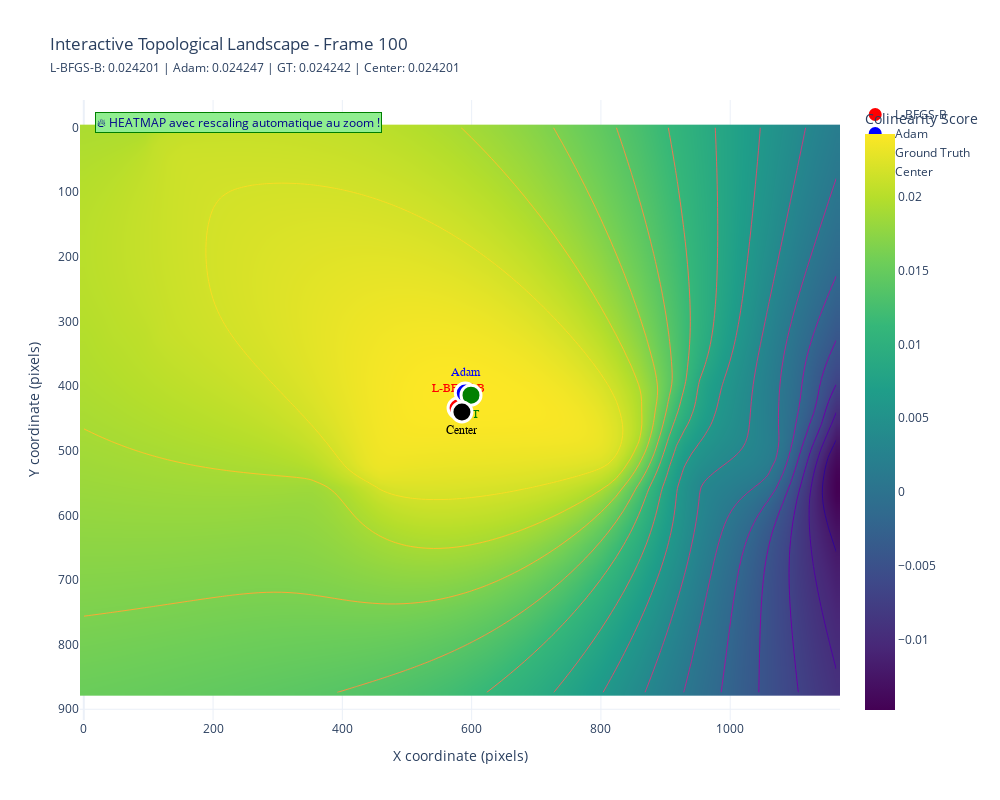

Write notebook code for a chart like this one.
### Code cell
# ==========================================
# CHOISIR LA FRAME ICI
# ==========================================
frame_idx = 100  # Changer cette valeur pour tester différentes frames

# ==========================================
# TRAITEMENT AUTOMATIQUE
# ==========================================
print(f"Analyse de la frame {frame_idx}")

# Charger flow et label pour cette frame (sécurisé)
flow = flows[frame_idx]
if frame_idx < len(labels):
    label = labels[frame_idx]
else:
    print(f"Attention: pas de label pour frame {frame_idx}, utilisation du centre")
    label = (flow.shape[1]//2, flow.shape[0]//2)

print(f"Flow shape: {flow.shape}")
print(f"Ground truth label: {label}")

# Filtrer le flow
ffilter = FlowFilterSample()
ffilter.config['filtering']['norm']['is_used'] = True
ffilter.config['filtering']['norm']['min_threshold'] = 13
ffilter.config['filtering']['colinearity']['is_used'] = True
ffilter.config['filtering']['colinearity']['min_threshold'] = 0.7
fflow = ffilter.filter(flow)

# Optimisation Adam
starting_point = mx.array((flow.shape[1]//2, flow.shape[0]//2))
pred_adam = adam_optimize_single(fflow, starting_point, plateau_patience=10)
print(f"Adam result: ({pred_adam[0]:.1f}, {pred_adam[1]:.1f})")

# Optimisation L-BFGS-B
vpe = BatchCollinearityScorer(flow.shape[1], flow.shape[0], use_max_distance=False, use_reoptimization=False)
pred_lgbt = vpe.find_vanishing_point_lbfgsb(fflow, visualize=False)
print(f"L-BFGS-B result: ({pred_lgbt[0]:.1f}, {pred_lgbt[1]:.1f})")

# Centre de l'image
center_point = (flow.shape[1]//2, flow.shape[0]//2)
print(f"Center point: {center_point}")

# Calcul des scores
score_adam = vpe.colin_score(fflow, pred_adam)
score_lgbt = vpe.colin_score(fflow, pred_lgbt)
score_label = vpe.colin_score(fflow, label)
score_center = vpe.colin_score(fflow, center_point)

print(f"\n=== SCORES DE COLINEARITE ===")
print(f"Adam:        {score_adam:.6f}")
print(f"L-BFGS-B:    {score_lgbt:.6f}")
print(f"Ground Truth: {score_label:.6f}")
print(f"Center:      {score_center:.6f}")

# ==========================================
# VISUALISATION TOPOGRAPHIQUE
# ==========================================
import numpy as np
import matplotlib.pyplot as plt

# Zone sur toute l'image
x_min = 0
x_max = flow.shape[1]  # Largeur complète
y_min = 0
y_max = flow.shape[0]  # Hauteur complète

print(f"\nZone topographique: X=[{x_min:.0f}, {x_max:.0f}], Y=[{y_min:.0f}, {y_max:.0f}]")
print(f"Résolution de l'image: {flow.shape[1]} x {flow.shape[0]}")

# Grille de calcul (plus sparse pour toute l'image)
x = np.linspace(x_min, x_max, 100)
y = np.linspace(y_min, y_max, 100)
X, Y = np.meshgrid(x, y)

print("Calcul du landscape...")
Z = np.zeros_like(X)
for i in range(len(x)):
    for j in range(len(y)):
        # Convertir en float32 pour MLX
        point = (float(X[j,i]), float(Y[j,i]))
        Z[j,i] = vpe.colin_score(fflow, point)

# Visualisation interactive avec Plotly
import plotly.graph_objects as go
from plotly.subplots import make_subplots

fig = go.Figure()

# Heatmap au lieu de contours pour un meilleur rescaling
fig.add_trace(go.Heatmap(
    x=x,
    y=y, 
    z=Z,
    colorscale='Viridis',
    showscale=True,
    colorbar=dict(title="Colinearity Score"),
    hovertemplate='X: %{x:.1f}<br>Y: %{y:.1f}<br>Score: %{z:.6f}<extra></extra>',
    zauto=True,  # 🎯 RESCALING FONCTIONNEL avec heatmap !
    zsmooth='best'  # Lissage pour une meilleure apparence
))

# Ajouter des contours par-dessus pour les lignes de niveau
fig.add_trace(go.Contour(
    x=x,
    y=y, 
    z=Z,
    showscale=False,  # Pas de colorbar supplémentaire
    contours=dict(
        showlines=True,
        coloring='lines',  # Juste les lignes, pas de remplissage
        start=Z.min(),
        end=Z.max(),
        size=(Z.max() - Z.min()) / 15  # 15 niveaux
    ),
    line=dict(color='white', width=1),
    hoverinfo='skip'  # Pas de hover sur les lignes
))

# Points avec décalage pour éviter la superposition
offset = 3  # Décalage en pixels pour séparer les points

fig.add_trace(go.Scatter(
    x=[pred_lgbt[0] - offset], y=[pred_lgbt[1] - offset], 
    mode='markers+text',
    marker=dict(color='red', size=20, symbol='circle', line=dict(color='white', width=3)),
    text=['L-BFGS-B'],
    textposition='top center',
    textfont=dict(color='red', size=12, family='Arial Black'),
    name=f'L-BFGS-B',
    hovertemplate='L-BFGS-B<br>X: %{x:.1f}<br>Y: %{y:.1f}<br>Score: ' + f'{score_lgbt:.6f}<extra></extra>'
))

fig.add_trace(go.Scatter(
    x=[pred_adam[0] + offset], y=[pred_adam[1] - offset], 
    mode='markers+text',
    marker=dict(color='blue', size=20, symbol='circle', line=dict(color='white', width=3)),
    text=['Adam'],
    textposition='top center',
    textfont=dict(color='blue', size=12, family='Arial Black'),
    name=f'Adam',
    hovertemplate='Adam<br>X: %{x:.1f}<br>Y: %{y:.1f}<br>Score: ' + f'{score_adam:.6f}<extra></extra>'
))

fig.add_trace(go.Scatter(
    x=[label[0] - offset], y=[label[1] + offset], 
    mode='markers+text',
    marker=dict(color='green', size=20, symbol='circle', line=dict(color='white', width=3)),
    text=['GT'],
    textposition='bottom center',
    textfont=dict(color='green', size=12, family='Arial Black'),
    name=f'Ground Truth',
    hovertemplate='Ground Truth<br>X: %{x:.1f}<br>Y: %{y:.1f}<br>Score: ' + f'{score_label:.6f}<extra></extra>'
))

fig.add_trace(go.Scatter(
    x=[center_point[0] + offset], y=[center_point[1] + offset], 
    mode='markers+text',
    marker=dict(color='black', size=20, symbol='circle', line=dict(color='white', width=3)),
    text=['Center'],
    textposition='bottom center',
    textfont=dict(color='black', size=12, family='Arial Black'),
    name=f'Center',
    hovertemplate='Center<br>X: %{x:.1f}<br>Y: %{y:.1f}<br>Score: ' + f'{score_center:.6f}<extra></extra>'
))

# Configuration du layout
title_text = f'Interactive Topological Landscape - Frame {frame_idx}<br>' + \
             f'<span style="font-size:12px">L-BFGS-B: {score_lgbt:.6f} | Adam: {score_adam:.6f} | GT: {score_label:.6f} | Center: {score_center:.6f}</span>'

fig.update_layout(
    title=title_text,
    xaxis_title='X coordinate (pixels)',
    yaxis_title='Y coordinate (pixels)',
    width=1000,
    height=800,
    showlegend=True,
    # Inverser l'axe Y pour correspondre aux coordonnées image
    yaxis=dict(autorange='reversed'),
    # Conserver le ratio d'aspect
    yaxis_scaleanchor="x",
    template='plotly_white'
)

# Annotation informative
fig.add_annotation(
    text="🔥 HEATMAP avec rescaling automatique au zoom !",
    xref="paper", yref="paper",
    x=0.02, y=0.98,
    showarrow=False,
    font=dict(size=12, color="darkblue"),
    bgcolor="lightgreen",
    bordercolor="green",
    borderwidth=1
)

# Pas besoin de mise à jour des contours avec la heatmap

fig.show()

print(f"\n🎯 Visualisation interactive avec rescaling automatique !")
print("💡 Fonctionnalités améliorées :")
print("   - 🔍 Zoom: sélection ou molette")
print("   - 🎨 RESCALING AUTO: les couleurs s'adaptent au zoom") 
print("   - 📐 Pan: cliquer-glisser") 
print("   - 🔄 Reset: double-clic")
print("   - 📊 Hover: valeurs précises")
print("   - 📏 Labels de contours: visibles sur les lignes")

print(f"\nVisualisation terminée pour la frame {frame_idx}!")

### Figure 1 — Plotly figure (JSON) as saved in the notebook; plotly's stock layout.template omitted (floating-point values rounded to 4 significant figures; data arrays with more than 128 entries replaced by an {"elided": "..."} marker saying what was removed)
{"data": [{"colorbar": {"title": {"text": "Colinearity Score"}}, "colorscale": [[0, "#440154"], [0.1111, "#482878"], [0.2222, "#3e4989"], [0.3333, "#31688e"], [0.4444, "#26828e"], [0.5556, "#1f9e89"], [0.6667, "#35b779"], [0.7778, "#6ece58"], [0.8889, "#b5de2b"], [1, "#fde725"]], "hovertemplate": "X: %{x:.1f}<br>Y: %{y:.1f}<br>Score: %{z:.6f}<extra></extra>", "showscale": true, "type": "heatmap", "x": [0.0, 11.76, 23.52, 35.27, 47.03, 58.79, 70.55, 82.3, 94.06, 105.8, 117.6, 129.3, 141.1, 152.8, 164.6, 176.4, 188.1, 199.9, 211.6, 223.4, 235.2, 246.9, 258.7, 270.4, 282.2, 293.9, 305.7, 317.5, 329.2, 341.0, 352.7, 364.5, 376.2, 388.0, 399.8, 411.5, 423.3, 435.0, 446.8, 458.5, 470.3, 482.1, 493.8, 505.6, 517.3, 529.1, 540.8, 552.6, 564.4, 576.1, 587.9, 599.6, 611.4, 623.2, 634.9, 646.7, 658.4, 670.2, 681.9, 693.7, 705.5, 717.2, 729.0, 740.7, 752.5, 764.2, 776.0, 787.8, 799.5, 811.3, 823.0, 834.8, 846.5, 858.3, 870.1, 881.8, 893.6, 905.3, 917.1, 928.8, 940.6, 952.4, 964.1, 975.9, 987.6, 999.4, 1011.0, 1023.0, 1035.0, 1046.0, 1058.0, 1070.0, 1082.0, 1093.0, 1105.0, 1117.0, 1129.0, 1140.0, 1152.0, 1164.0], "y": [0.0, 8.828, 17.66, 26.48, 35.31, 44.14, 52.97, 61.8, 70.63, 79.45, 88.28, 97.11, 105.9, 114.8, 123.6, 132.4, 141.3, 150.1, 158.9, 167.7, 176.6, 185.4, 194.2, 203.1, 211.9, 220.7, 229.5, 238.4, 247.2, 256.0, 264.8, 273.7, 282.5, 291.3, 300.2, 309.0, 317.8, 326.6, 335.5, 344.3, 353.1, 362.0, 370.8, 379.6, 388.4, 397.3, 406.1, 414.9, 423.8, 432.6, 441.4, 450.2, 459.1, 467.9, 476.7, 485.6, 494.4, 503.2, 512.0, 520.9, 529.7, 538.5, 547.4, 556.2, 565.0, 573.8, 582.7, 591.5, 600.3, 609.2, 618.0, 626.8, 635.6, 644.5, 653.3, 662.1, 670.9, 679.8, 688.6, 697.4, 706.3, 715.1, 723.9, 732.7, 741.6, 750.4, 759.2, 768.1, 776.9, 785.7, 794.5, 803.4, 812.2, 821.0, 829.9, 838.7, 847.5, 856.3, 865.2, 874.0], "z": {"elided": "100x100 float values"}, "zauto": true, "zsmooth": "best"}, {"contours": {"coloring": "lines", "end": 0.02425, "showlines": true, "size": 0.002601, "start": -0.01477}, "hoverinfo": "skip", "line": {"color": "white", "width": 1}, "showscale": false, "type": "contour", "x": [0.0, 11.76, 23.52, 35.27, 47.03, 58.79, 70.55, 82.3, 94.06, 105.8, 117.6, 129.3, 141.1, 152.8, 164.6, 176.4, 188.1, 199.9, 211.6, 223.4, 235.2, 246.9, 258.7, 270.4, 282.2, 293.9, 305.7, 317.5, 329.2, 341.0, 352.7, 364.5, 376.2, 388.0, 399.8, 411.5, 423.3, 435.0, 446.8, 458.5, 470.3, 482.1, 493.8, 505.6, 517.3, 529.1, 540.8, 552.6, 564.4, 576.1, 587.9, 599.6, 611.4, 623.2, 634.9, 646.7, 658.4, 670.2, 681.9, 693.7, 705.5, 717.2, 729.0, 740.7, 752.5, 764.2, 776.0, 787.8, 799.5, 811.3, 823.0, 834.8, 846.5, 858.3, 870.1, 881.8, 893.6, 905.3, 917.1, 928.8, 940.6, 952.4, 964.1, 975.9, 987.6, 999.4, 1011.0, 1023.0, 1035.0, 1046.0, 1058.0, 1070.0, 1082.0, 1093.0, 1105.0, 1117.0, 1129.0, 1140.0, 1152.0, 1164.0], "y": [0.0, 8.828, 17.66, 26.48, 35.31, 44.14, 52.97, 61.8, 70.63, 79.45, 88.28, 97.11, 105.9, 114.8, 123.6, 132.4, 141.3, 150.1, 158.9, 167.7, 176.6, 185.4, 194.2, 203.1, 211.9, 220.7, 229.5, 238.4, 247.2, 256.0, 264.8, 273.7, 282.5, 291.3, 300.2, 309.0, 317.8, 326.6, 335.5, 344.3, 353.1, 362.0, 370.8, 379.6, 388.4, 397.3, 406.1, 414.9, 423.8, 432.6, 441.4, 450.2, 459.1, 467.9, 476.7, 485.6, 494.4, 503.2, 512.0, 520.9, 529.7, 538.5, 547.4, 556.2, 565.0, 573.8, 582.7, 591.5, 600.3, 609.2, 618.0, 626.8, 635.6, 644.5, 653.3, 662.1, 670.9, 679.8, 688.6, 697.4, 706.3, 715.1, 723.9, 732.7, 741.6, 750.4, 759.2, 768.1, 776.9, 785.7, 794.5, 803.4, 812.2, 821.0, 829.9, 838.7, 847.5, 856.3, 865.2, 874.0], "z": {"elided": "100x100 float values"}}, {"hovertemplate": "L-BFGS-B<br>X: %{x:.1f}<br>Y: %{y:.1f}<br>Score: 0.024201<extra></extra>", "marker": {"color": "red", "line": {"color": "white", "width": 3}, "size": 20, "symbol": "circle"}, "mode": "markers+text", "name": "L-BFGS-B", "text": ["L-BFGS-B"], "textfont": {"color": "red", "family": "Arial Black", "size": 12}, "textposition": "top center", "type": "scatter", "x": [579], "y": [434]}, {"hovertemplate": "Adam<br>X: %{x:.1f}<br>Y: %{y:.1f}<br>Score: 0.024247<extra></extra>", "marker": {"color": "blue", "line": {"color": "white", "width": 3}, "size": 20, "symbol": "circle"}, "mode": "markers+text", "name": "Adam", "text": ["Adam"], "textfont": {"color": "blue", "family": "Arial Black", "size": 12}, "textposition": "top center", "type": "scatter", "x": [590.2], "y": [410.5]}, {"hovertemplate": "Ground Truth<br>X: %{x:.1f}<br>Y: %{y:.1f}<br>Score: 0.024242<extra></extra>", "marker": {"color": "green", "line": {"color": "white", "width": 3}, "size": 20, "symbol": "circle"}, "mode": "markers+text", "name": "Ground Truth", "text": ["GT"], "textfont": {"color": "green", "family": "Arial Black", "size": 12}, "textposition": "bottom center", "type": "scatter", "x": [599], "y": [414]}, {"hovertemplate": "Center<br>X: %{x:.1f}<br>Y: %{y:.1f}<br>Score: 0.024201<extra></extra>", "marker": {"color": "black", "line": {"color": "white", "width": 3}, "size": 20, "symbol": "circle"}, "mode": "markers+text", "name": "Center", "text": ["Center"], "textfont": {"color": "black", "family": "Arial Black", "size": 12}, "textposition": "bottom center", "type": "scatter", "x": [585], "y": [440]}], "layout": {"annotations": [{"bgcolor": "lightgreen", "bordercolor": "green", "borderwidth": 1, "font": {"color": "darkblue", "size": 12}, "showarrow": false, "text": "🔥 HEATMAP avec rescaling automatique au zoom !", "x": 0.02, "xref": "paper", "y": 0.98, "yref": "paper"}], "height": 800, "showlegend": true, "title": {"text": "Interactive Topological Landscape - Frame 100<br><span style=\"font-size:12px\">L-BFGS-B: 0.024201 | Adam: 0.024247 | GT: 0.024242 | Center: 0.024201</span>"}, "width": 1000, "xaxis": {"title": {"text": "X coordinate (pixels)"}}, "yaxis": {"autorange": "reversed", "scaleanchor": "x", "title": {"text": "Y coordinate (pixels)"}}}}
